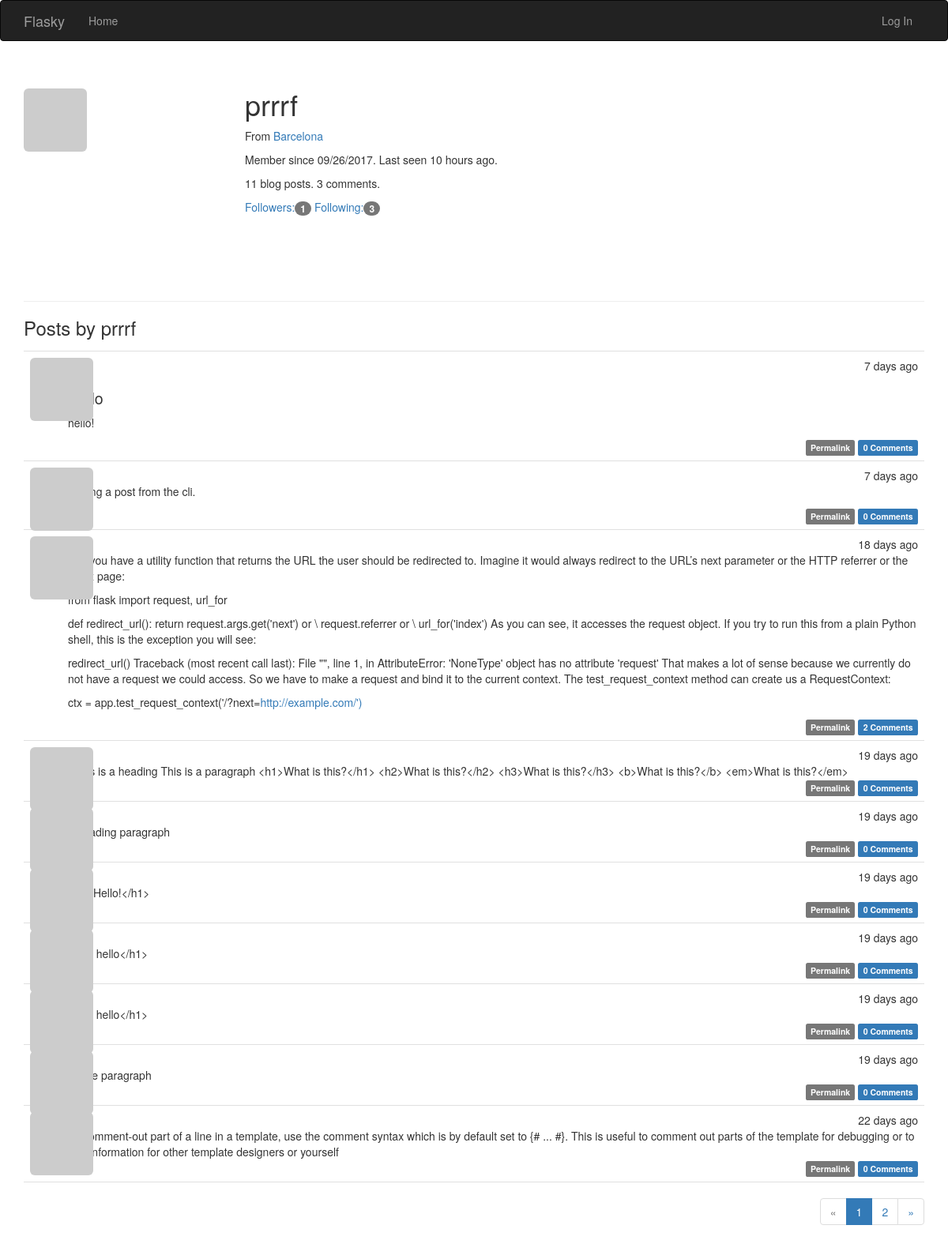
/user/prrrf, run on the app's committed database.
### app/models.py (models this page shows, shortened)
class User(UserMixin, db.Model):
    __tablename__ = 'users'
    id = db.Column(db.Integer, primary_key=True)
    email = db.Column(db.String(64), unique=True, index=True)
    username = db.Column(db.String(64), unique=True, index=True)
    role_id = db.Column(db.Integer, db.ForeignKey('roles.id'))
    password_hash = db.Column(db.String(128))
    confirmed = db.Column(db.Boolean, default=False)
    name = db.Column(db.String(64))
    location = db.Column(db.String(64))
    about_me = db.Column(db.Text())
    member_since = db.Column(db.DateTime(), default=datetime.utcnow)
    last_seen = db.Column(db.DateTime(), default=datetime.utcnow)
    avatar_hash = db.Column(db.String(32))
    posts = db.relationship('Post', backref='author', lazy='dynamic')
    followed = db.relationship('Follow',
                               foreign_keys=[Follow.follower_id],
                               backref=db.backref('follower', lazy='joined'),
                               lazy='dynamic',
                               cascade='all, delete-orphan')
    followers = db.relationship('Follow',
                                foreign_keys=[Follow.followed_id],
                                backref=db.backref('followed', lazy='joined'),
                                lazy='dynamic',
                                cascade='all, delete-orphan')
    comments = db.relationship('Comment', backref='author', lazy='dynamic')
    @property
    def password(self):
        raise AttributeError('password is not a readable attribute')
    def gravatar(self, size=100, default='identicon', rating='g'):
        if request.is_secure:
            url = 'https://secure.gravatar.com/avatar'
        else:
            url = 'http://www.gravatar.com/avatar'
        hash = self.avatar_hash or hashlib.md5(
            self.email.encode('utf-8')).hexdigest()
        return '{url}/{hash}?s={size}&d={default}&r={rating}'.format(
            url=url, hash=hash, size=size, default=default, rating=rating)

class Post(db.Model):
    __tablename__ = 'posts'
    id = db.Column(db.Integer, primary_key=True)
    body = db.Column(db.Text)
    body_html = db.Column(db.Text)
    timestamp = db.Column(db.DateTime, index=True, default=datetime.utcnow)
    author_id = db.Column(db.Integer, db.ForeignKey('users.id'))
    comments = db.relationship('Comment', backref='post', lazy='dynamic')

### app/main/views.py (the view)
@main.route('/user/<username>')
def user(username):
    user = User.query.filter_by(username=username).first_or_404()
    page = request.args.get('page', 1, type=int)
    pagination = user.posts.order_by(Post.timestamp.desc()).paginate(
        page, per_page=current_app.config['FLASKY_POSTS_PER_PAGE'],
        error_out=False)
    posts = pagination.items
    return render_template('user.html', user=user, posts=posts,
                           pagination=pagination)

### app/auth/views.py (called while the page is built)
@auth.before_app_request
def before_request():
    if current_user.is_authenticated:
        current_user.ping()
        if not current_user.confirmed \
                and request.endpoint \
                and request.endpoint[:5] != 'auth.' \
                and request.endpoint != 'static':
            return redirect(url_for('auth.unconfirmed'))

### app/main/__init__.py (called while the page is built)
@main.app_context_processor
def inject_permissions():
    return dict(Permission=Permission)

### app/main/views.py (called while the page is built)
@main.after_app_request
def after_request(response):
    for query in get_debug_queries():
        if query.duration >= current_app.config['FLASKY_SLOW_DB_QUERY_TIME']:
            current_app.logger.warning(
                'Slow query: %s\nParameters: %s\nDuration: %fs\nContext: %s\n' %
                (query.statement, query.parameters, query.duration,
                 query.context))
    return response

### app/models.py (called while the page is built)
    def can(self, permissions):
        return False

    def is_administrator(self):
        return False

### app/templates/user.html (shortened to what this page needs)
{% extends "base.html" %}
{% import "_macros.html" as macros %}
{% block page_content %}
<div class="page-header">
  <img class="img-rounded profile-thumbnail" src="{{ user.gravatar(size=256) }}">
  <div class="profile-header">
  <h1>{{ user.username }}</h1>
  {% if user.name or user.location %}
  <p>
    {% if user.location %}
      From <a href="http://maps.google.com/?q={{ user.location }}"> {{ user.location }} </a><br>
    {% endif %}
  </p>
  {% endif %}
  <p> Member since {{ moment(user.member_since).format('L') }}.  Last seen {{moment(user.last_seen).fromNow() }}.  </p>
  <p>{{ user.posts.count() }} blog posts. {{user.comments.count() }} comments. </p>
  <p>
    <a href="{{ url_for('.followers', username=user.username) }}">
      Followers:<span class="badge">{{ user.followers.count() - 1 }}</span>
    </a>
    <a href="{{ url_for('.followed_by', username=user.username) }}">
      Following:<span class="badge">{{ user.followed.count() - 1 }}</span>
    </a>
  </p>
  </div>
</div>
  <h3>Posts by {{ user.username }}</h3>
  {% include '_posts.html' %}
  {% if pagination %}
  <div class="pagination">
    {{ macros.pagination_widget(pagination, '.user', username=user.username) }}
  </div>
  {% endif %}
{% endblock %}

### app/templates/_posts.html (shortened to what this page needs)
<ul class="posts">
  {% for post in posts %}
  <li class="post">
    <div class="post-thumbnail">
      <a href="{{ url_for('.user', username=post.author.username) }}">
        <img class="img-rounded profile-thumbnail" src="{{
        post.author.gravatar(size=40) }}">
      </a>
    </div>
    <div class="post-content">
      <div class="post-date">{{ moment(post.timestamp).fromNow() }}</div>
      <div class="post-author">
        <a href="{{ url_for('.user', username=post.author.username) }}">
        </a>
      </div>
      <div class="post-body">
        {% if post.body_html %}
          {{ post.body_html | safe }}
        {% else %}
          {{ post.body }}
        {% endif %}
      </div>
      <div class="post-footer">
        <a href="{{ url_for('.post', id=post.id) }}">
          <span class="label label-default">Permalink</span>
        </a>
        <a href="{{ url_for('.post', id=post.id) }}#comments">
          <span class="label label-primary">{{ post.comments.count() }}
            Comments</span>
        </a>
      </div>
    </div>
  </li>
  {% endfor %}
</ul>

### app/static/styles.css (style rules this page uses)
a { text-decoration: none; }
.profile-thumbnail { position: absolute; }
.profile-header { min-height: 260px; margin-left: 280px; }
ul.posts { list-style-type: none; padding: 0px; margin: 16px 0px 0px 0px; border-top: 1px solid #e0e0e0; }
ul.posts li.post { padding: 8px; border-bottom: 1px solid #e0e0e0; }
div.post-date { float: right; }
div.post-author { font-weight: bold; }
div.post-thumbnail { position: absolute; }
div.post-content { margin-left: 48px; min-height: 48px; }
div.post-footer { text-align: right; }
div.pagination { width: 100%; text-align: right; padding: 0px; margin: 0px; }
.post-body h1 { font-size: 140%; }

### data on the page
User: username "prrrf", location "Barcelona", member_since "09/26/2017", last_seen "10 hours ago"
Post: timestamp "7 days ago", body_html "hello!", comments.count "0"
Post: timestamp "7 days ago", body_html "Adding a post from the cli.", comments.count "0"
Post: timestamp "18 days ago", body_html "Say you have a utility function that returns the URL the user should be redirected to. Imagine it would always redirect to the URL’s next parameter or the HTTP referrer or the index page: from flask import request, url_for def redirect_url(): return request.args.get('next') or \\ request.referrer or \\ url_for('index') As you can see, it accesses the request object. If you try to run this from a plain Python shell, this is the exception you will see: redirect_url() Traceback (most recent call last): File \"\", line 1, in AttributeError: 'NoneType' object has no attribute 'request' That makes a lot of sense because we currently do not have a request we could access. So we have to make a request…", comments.count "2"
Post: timestamp "19 days ago", body "#This is a heading This is a paragraph <h1>What is this?</h1> <h2>What is this?</h2> <h3>What is this?</h3> <b>What is this?</b> <em>What is this?</em>", comments.count "0"
Post: timestamp "19 days ago", body "# heading paragraph", comments.count "0"
Post: timestamp "19 days ago", body "<h1>Hello!</h1>", comments.count "0"
Post: timestamp "19 days ago", body "<h1> hello</h1>", comments.count "0"
Post: timestamp "19 days ago", body "<h1> hello</h1>", comments.count "0"
Post: timestamp "19 days ago", body "# Title paragraph", comments.count "0"
Post: timestamp "22 days ago", body "To comment-out part of a line in a template, use the comment syntax which is by default set to {# ... #}. This is useful to comment out parts of the template for debugging or to add information for other template designers or yourself", comments.count "0"

### other printed values
{{ user.posts.count() }} "11"
{{ user.comments.count() }} "3"
{{ user.followers.count() - 1 }} "1"
{{ user.followed.count() - 1 }} "3"
{{ p }} "1"
{{ p }} "2"
